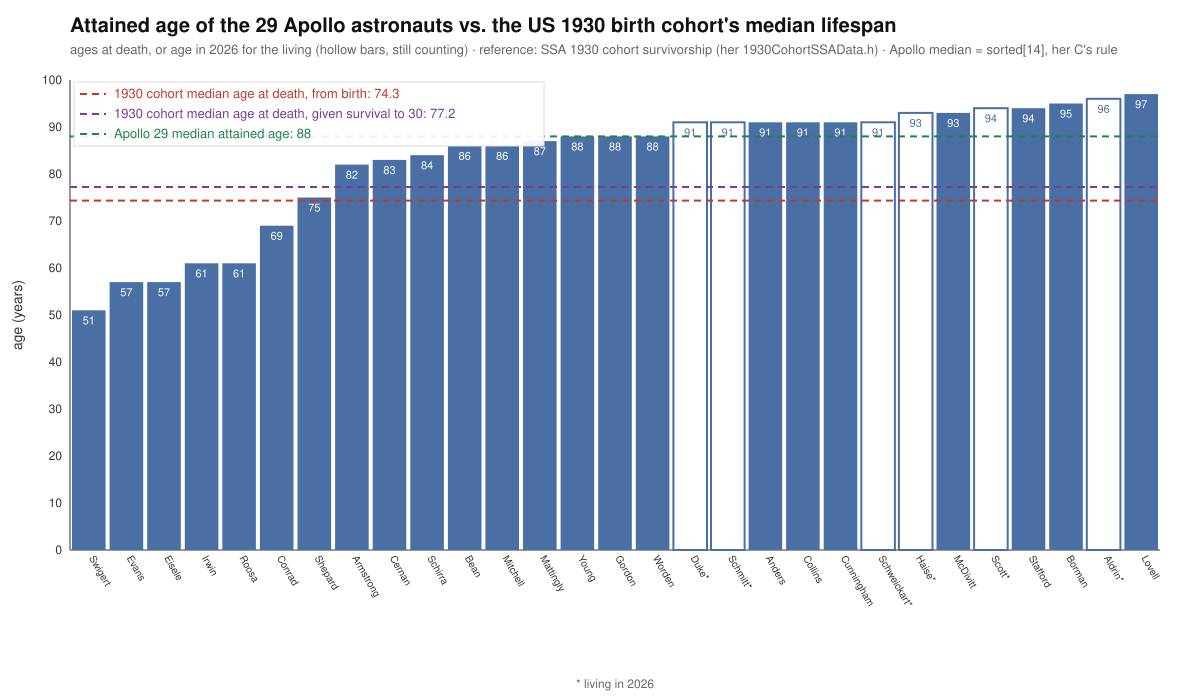

Generate this figure with Python:
#!/usr/bin/env python3
"""
Apollo astronauts' attained ages vs the SSA 1930-cohort median lifespan ([AUTHOR]'s ask, 2026-09-07 19:19 PDT).
Bars: each of the 29 Apollo astronauts' attained age (age at death, or age in 2026 if living — living bars are
drawn hollow because they are still counting). Reference lines: the 1930 birth-cohort median age at death
(a) from birth and (b) conditional on surviving to 30 (the analysis' at-risk start), both read straight off
her 1930CohortSSAData.h survivorship column; plus the Apollo median (element [14] of the sorted 29, her C's rule).
Same lineage as the other tools here: independent parse of her .h files, every number printed, hand-rolled SVG,
matplotlib only as a verify render. Nothing hand-drawn.
"""
import re, sys
from pathlib import Path
HERE = Path(__file__).resolve().parent
SCRIPTS = HERE.parent.parent / "Human Efforts" / "scripts" / "Astronaut MC"
STUDY_YEAR, SELECT_AGE = 2026, 30
ROW = re.compile(r'\{\s*"((?:[^"\\]|\\.)+)"\s*,\s*(\d+)\s*,\s*(\d+)\s*,')
astros = [dict(name=m.group(1).replace('\\"','"'), birth=int(m.group(2)), death=int(m.group(3))) for m in ROW.finditer((SCRIPTS/"apolloData.h").read_text())]
assert len(astros)==29, len(astros)
alive = {int(a):int(n) for a,n in re.findall(r'\{\s*(\d+)\s*,\s*(\d+)\s*\}', (SCRIPTS/"1930CohortSSAData.h").read_text())}
l0, l30 = alive[0], alive[SELECT_AGE]
def median_age(threshold):
    # first age at which fewer than half of the reference group is still alive; linear interpolation inside the year
    ages = sorted(alive)
    for a in ages:
        if alive[a] <= threshold:
            prev = a-1; la, lb = alive[prev], alive[a]
            return prev + (la-threshold)/(la-lb) if la!=lb else a
    return None
med_birth = median_age(l0/2); med_30 = median_age(l30/2)
for a in astros:
    a["age"] = (a["death"]-a["birth"]) if a["death"] else (STUDY_YEAR-a["birth"]); a["living"] = a["death"]==0
ages_sorted = sorted(a["age"] for a in astros); apollo_median = ages_sorted[14]
print(f"1930 cohort: l(0)={l0:,} l(30)={l30:,}; median age at death from birth = {med_birth:.1f}; conditional on reaching 30 = {med_30:.1f}")
print(f"Apollo 29: attained ages sorted {ages_sorted}; median (sorted[14]) = {apollo_median}; living = {sum(a['living'] for a in astros)}")

# ---- SVG
order = sorted(astros, key=lambda a: a["age"])
W,H,L,R,T,B = 1200,700,70,40,80,150
PW,PH = W-L-R, H-T-B; ymax = 100
def Y(v): return T+PH-(v/ymax)*PH
bw = PW/len(order)
g=[f'<svg xmlns="http://www.w3.org/2000/svg" width="{W}" height="{H}" viewBox="0 0 {W} {H}" font-family="Helvetica, Arial, sans-serif">',
   f'<rect id="bg" width="{W}" height="{H}" fill="#fff"/>',
   f'<g id="title"><text x="{L}" y="32" font-size="20" font-weight="bold" fill="#111">Attained age of the 29 Apollo astronauts vs. the US 1930 birth cohort\'s median lifespan</text>',
   f'<text x="{L}" y="54" font-size="13" fill="#666">ages at death, or age in {STUDY_YEAR} for the living (hollow bars, still counting) · reference: SSA 1930 cohort survivorship (her 1930CohortSSAData.h) · Apollo median = sorted[14], her C\'s rule</text></g>',
   f'<g id="axes" stroke="#333"><line x1="{L}" y1="{T}" x2="{L}" y2="{T+PH}"/><line x1="{L}" y1="{T+PH}" x2="{L+PW}" y2="{T+PH}"/></g>',
   '<g id="y-labels" font-size="12" fill="#333" text-anchor="end">']
for v in range(0,101,10): g.append(f'<text x="{L-8}" y="{Y(v)+4:.1f}">{v}</text>')
g.append(f'<text transform="translate(22,{T+PH/2:.0f}) rotate(-90)" text-anchor="middle" font-size="14">age (years)</text></g><g id="bars">')
for i,a in enumerate(order):
    x=L+i*bw+2; y=Y(a["age"]); h=T+PH-y
    style = 'fill="#4a6fa5"' if not a["living"] else 'fill="#fff" stroke="#4a6fa5" stroke-width="2"'
    g.append(f'<rect id="bar-{i}" x="{x:.1f}" y="{y:.1f}" width="{bw-4:.1f}" height="{h:.1f}" {style}/>')
    g.append(f'<text x="{x+(bw-4)/2:.1f}" y="{y+14:.1f}" font-size="11" text-anchor="middle" fill="{"#fff" if not a["living"] else "#4a6fa5"}">{a["age"]}</text>')
g.append('</g><g id="x-labels" font-size="10" fill="#333">')
for i,a in enumerate(order):
    x=L+i*bw+(bw)/2; toks=[t for t in a["name"].replace('"','').split() if t not in ("Jr.","Jr","III","II")]; short="Schweickart" if "Schweickart" in a["name"] else toks[-1]
    g.append(f'<text transform="translate({x:.1f},{T+PH+8}) rotate(60)" text-anchor="start">{short}{"*" if a["living"] else ""}</text>')
g.append(f'<text x="{L+PW/2:.0f}" y="{H-12}" font-size="12" fill="#666" text-anchor="middle">* living in {STUDY_YEAR}</text></g>')
rules=[(med_birth, "#c0392b", f"1930 cohort median age at death, from birth: {med_birth:.1f}"),
       (med_30,    "#7d3c98", f"1930 cohort median age at death, given survival to 30: {med_30:.1f}"),
       (apollo_median, "#1e8449", f"Apollo 29 median attained age: {apollo_median}")]
g.append('<g id="rules">')
for v,col,lab in rules: g.append(f'<line x1="{L}" y1="{Y(v):.1f}" x2="{L+PW}" y2="{Y(v):.1f}" stroke="{col}" stroke-width="2" stroke-dasharray="7,5"/>')
g.append(f'</g><g id="legend" font-size="13"><rect x="{L+4}" y="{T+2}" width="470" height="64" fill="#fff" fill-opacity="0.92" stroke="#ddd"/>')
for k,(v,col,lab) in enumerate(rules):
    y=T+18+k*20; g.append(f'<line x1="{L+10}" y1="{y-4}" x2="{L+36}" y2="{y-4}" stroke="{col}" stroke-width="2" stroke-dasharray="7,5"/><text x="{L+44}" y="{y}" fill="{col}">{lab}</text>')
g.append('</g></svg>')
(HERE/"apollo_ages_vs_cohort_median.svg").write_text("\n".join(g)); print("wrote apollo_ages_vs_cohort_median.svg")
try:
    import matplotlib; matplotlib.use("Agg"); import matplotlib.pyplot as plt
    fig,ax=plt.subplots(figsize=(14,5)); ax.bar(range(29),[a["age"] for a in order],color=["#4a6fa5" if not a["living"] else "#ffffff" for a in order],edgecolor="#4a6fa5")
    for v,col,lab in rules: ax.axhline(v,color=col,ls="--",label=lab)
    ax.set_xticks(range(29)); ax.set_xticklabels([a["name"].split()[-1] for a in order],rotation=60,ha="right",fontsize=8); ax.legend(fontsize=8); ax.set_title("verify")
    fig.tight_layout(); (HERE/"_verify").mkdir(exist_ok=True); fig.savefig(HERE/"_verify"/"apollo_ages_verify.png",dpi=110); print("verify written")
except ImportError: pass
